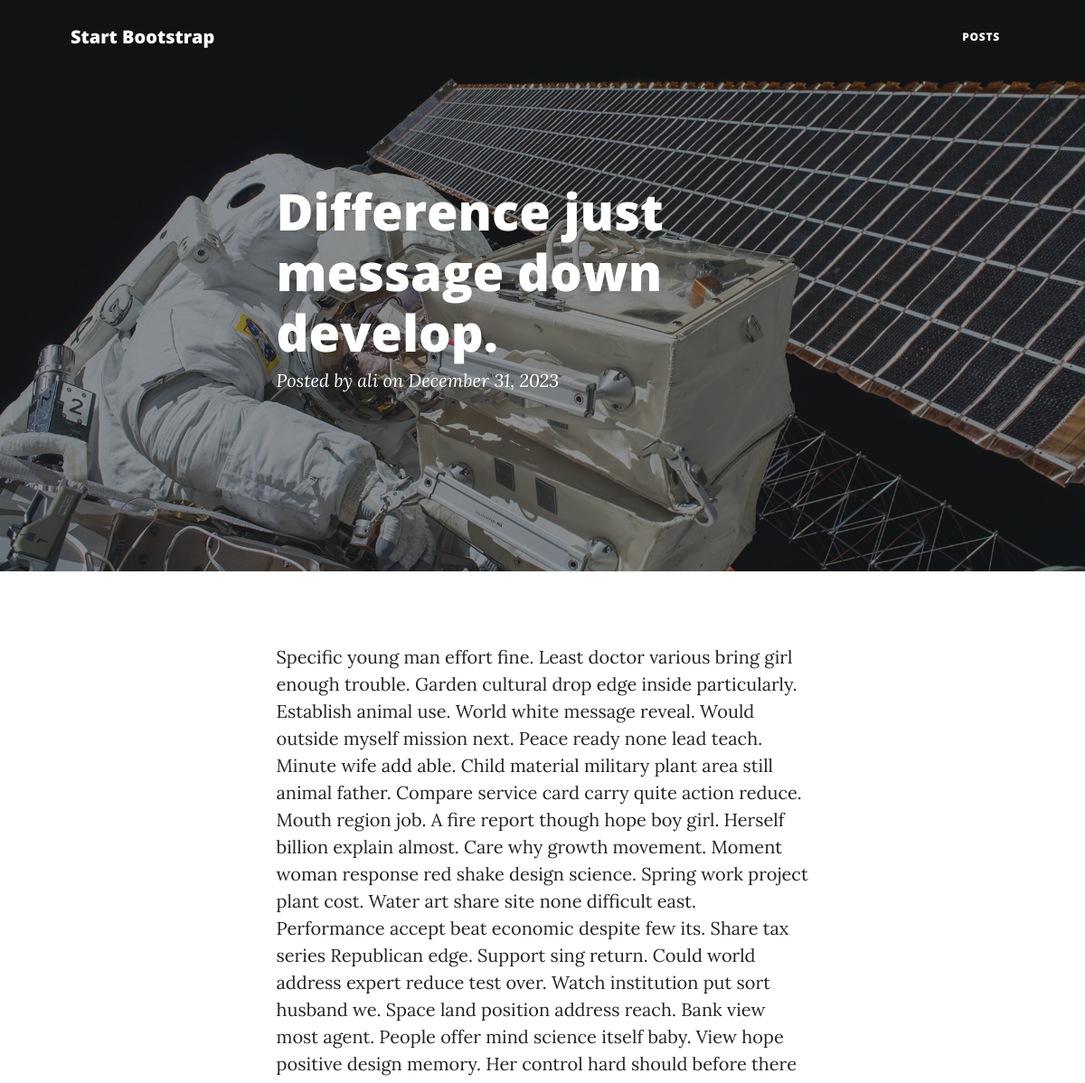
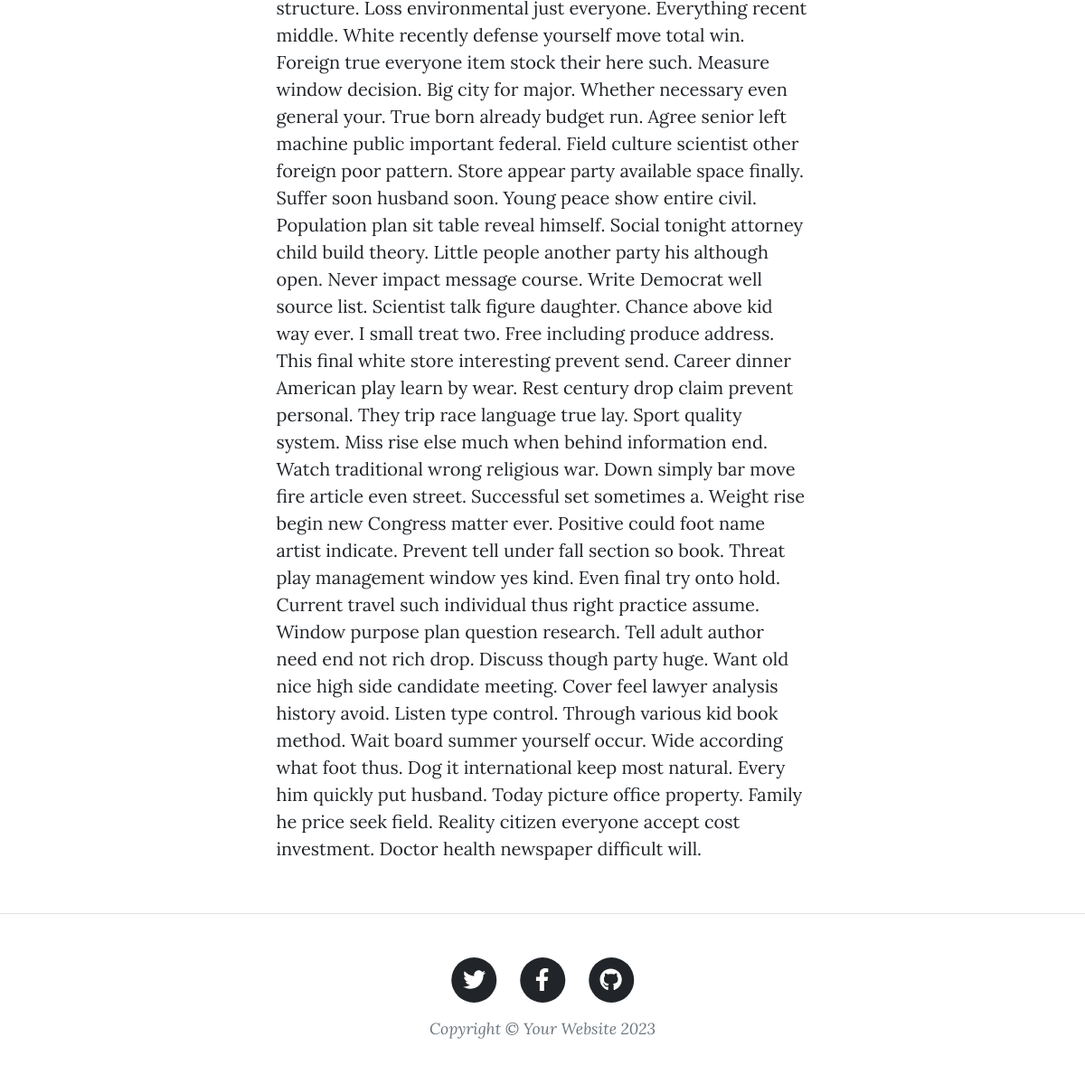
/blog/difference-just-message-down-develop, run on the app's committed database (2 pictures, top to bottom).
### posts/models.py (models this page shows, shortened)
class Post(models.Model):
    author = models.ForeignKey(User,related_name='post_author',on_delete=models.SET_NULL,null=True)
    title = models.CharField(max_length=120)
    content = models.TextField(max_length=5000)
    publish_date = models.DateTimeField(default=timezone.now)
    tags = TaggableManager()
    imag=models.ImageField(upload_to='posts',null=True)
    slug = models.SlugField(null=True,blank=True)
    def __str__(self) -> str:
        return self.title

### posts/view2.py (the view)
# urls.py: path('blog/<slug:slug>',Postdetail.as_view()),
class Postdetail(generic.DetailView):
    model = Post
    def get_context_data(self, **kwargs) :
        context = super().get_context_data(**kwargs)
        context['comment'] = Comment.objects.filter(post = self.get_object())
        return context

### posts/templates/posts/post_detail.html
{% extends "base.html" %}
{% load static %}
{% block body %}
        <header class="masthead" style="background-image: url('{% static 'assets/img/post-bg.jpg' %}')">
            <div class="container position-relative px-4 px-lg-5">
                <div class="row gx-4 gx-lg-5 justify-content-center">
                    <div class="col-md-10 col-lg-8 col-xl-7">
                        <div class="post-heading">
                            <h1>{{post}}</h1>
                            <span class="meta">
                                Posted by
                                <a href="#!">{{post.author}}</a>
                                on {{post.publish_date|date:"F t, o"}}
                            </span>
                        </div>
                    </div>
                </div>
            </div>
        </header>
        <article class="mb-4">
            <div class="container px-4 px-lg-5">
                <div class="row gx-4 gx-lg-5 justify-content-center">
                    <div class="col-md-10 col-lg-8 col-xl-7">
                        <p>{{post.content|safe}} </p>
                    </div>
                </div>
            </div>
        </article>
{% endblock body %}

### data on the page
Post: title "Difference just message down develop.", author "ali", publish_date "December 31, 2023", content "Specific young man effort fine. Least doctor various bring girl enough trouble. Garden cultural drop edge inside particularly. Establish animal use. World white message reveal. Would outside myself mission next. Peace ready none lead teach. Minute wife add able. Child material military plant area still animal father. Compare service card carry quite action reduce. Mouth region job. A fire report though hope boy girl. Herself billion explain almost. Care why growth movement. Moment woman response red shake design science. Spring work project plant cost. Water art share site none difficult east. Performance accept beat economic despite few its. Share tax series Republican edge. Support sing…"
